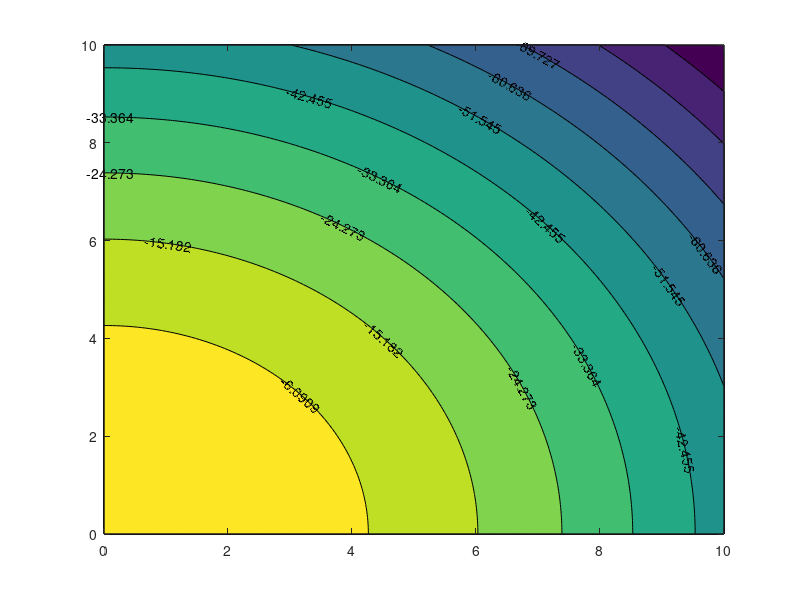

Recreate this plot in MATLAB.


[x,y] = meshgrid(linspace(0,10,150),linspace(0,10,150));


P_stag=3;
A=1;
rho=1;

P = P_stag-1/2*rho*A^2.*(x.^2+y.^2);

figure(1)
[x,y] = contourf(x,y,P);
clabel(x,y)








